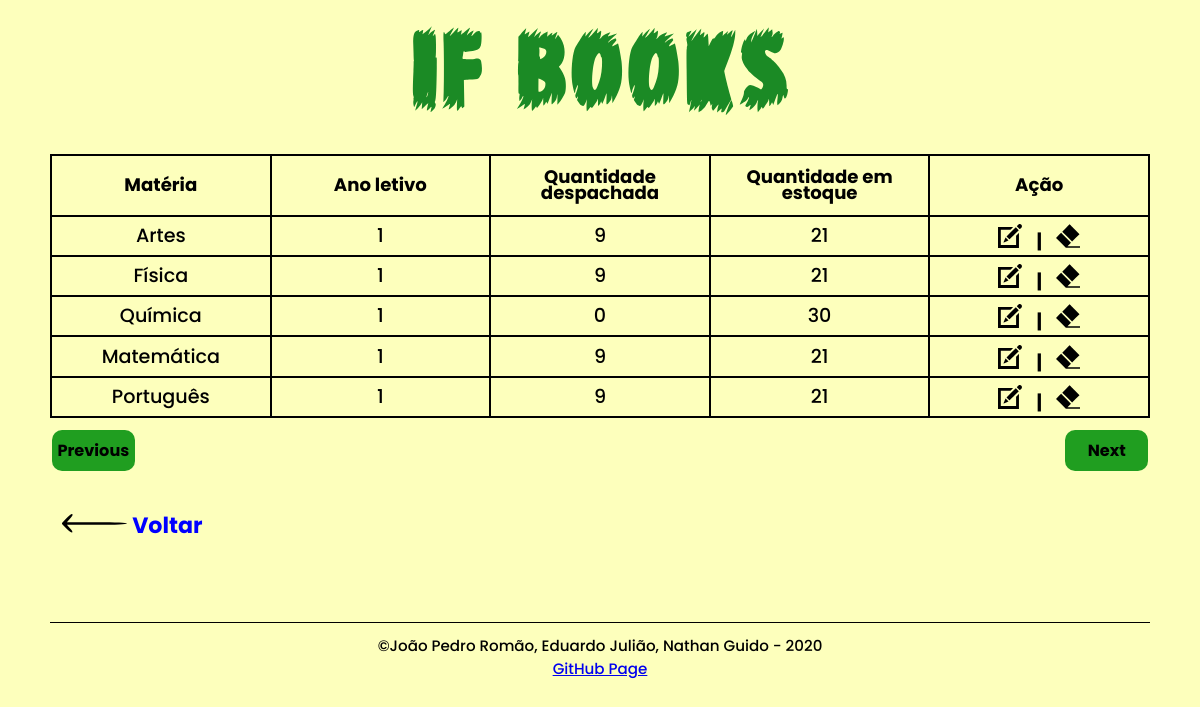
The app's page /Pages/ListaLivro/index.php (signed in) with its own data.
### tables this page shows
CREATE TABLE `livros` (
  `id` int(11) NOT NULL,
  `materia` set('Português','Matemática','Química','Biologia','Física','Inglês','Geografia','Sociologia','História','Artes','Filosofia','Espanhol') NOT NULL,
  `ano` enum('1','2','3','4') NOT NULL,
  `despachado` int(11) NOT NULL,
  `estoque` int(11) NOT NULL
);

### Pages/ListaLivro/index.php (the view, shortened to what this page needs)
<?php
    $page = 1;
    $inicio = $page - 1;
    $inicio = $inicio * $page;
    include("../templates/header.php");
?>
<main id="main">
    <div class="table">
        <table>
            <thead>
                <th>Matéria</th>
                <th>Ano letivo</th>
                <th>Quantidade despachada</th>
                <th>Quantidade em estoque</th>
                <?php
                    if(isset($_SESSION['admin']) && $_SESSION["admin"]){
                        echo
                        "
                            <th>Ação</th>
                        ";
                    }
                ?>
            </thead>
            <tbody>
                <?php
                    include_once("../../connection.php");
                    $sql = "SELECT
                                livros.materia,
                                livros.ano,
                                livros.despachado,
                                livros.estoque
                                FROM livros LIMIT $inicio, 5;
                            ";
                    foreach($pdo->query($sql) as $row){
                ?>
                        <tr>
                            <td>
                                <?php
                                    echo $row['materia'];
                                ?>
                            </td>
                            <td>
                                <?php
                                    echo $row['ano'];
                                ?>
                            </td>
                            <td>
                                <?php
                                    echo $row['despachado'];
                                ?>
                            </td>
                            <td>
                                <?php
                                    echo $row['estoque'];
                                ?>
                            </td>
                            <?php
                                if(isset($_SESSION['admin']) && $_SESSION["admin"]){
                                    echo
                                        "<td>
                                            <button class='btn-action btn-edit'>
                                                <img
                                                    src='../../assets/icons/editIcon.svg'
                                                    alt='Ícone botão de editar'
                                                />
                                            </button>
                                                <strong>|</strong>
                                            <button class='btn-action btn-remove'>
                                                <img
                                                    src='../../assets/icons/removeIcon.svg'
                                                    alt='Ícone botão de excluir'
                                                />
                                            </button>
                                        </td>
                                    ";
                                }
                            ?>
                        </tr>
                <?php
                    }
                ?>
            </tbody>
        </table>
        <a
            class="btn previous-btn"
            href="http://localhost/TCC/Pages/ListaLivro?page=<?php
                    $page--;
                    echo $page;
                ?>"
        >
            Previous
        </a>
        <a
            class="btn next-btn"
            href="http://localhost/TCC/Pages/ListaLivro?page=<?php
                    if(isset($_GET["page"])){
                        $page = $_GET["page"];
                    }
                    else{
                        $page=1;
                    }
                    $page++;
                    echo $page;
                ?>"
        >
            Next
        </a>
    </div>
    <a href="http://localhost/TCC/" class="link-btn">
        <img src="http://localhost/TCC/assets/icons/back.svg" alt="Voltar"/>
            Voltar
    </a>
</main>
<?php
    include("../templates/footer.php");
?>

### assets/styles/global.css (style rules this page uses)
:root { --color-background: #fdff9dad; --color-primary-lighter: #17eb17; --color-primary-light: #27ca27; --color-primary: #209e20; --color-primary-dark: #1a801a; --color-primary-darker: #185a18; --color-secondary: #1d864c; --color-secondary-dark: #0e3d23; --color-secondary-darker: #0b3b21; --color-title-in-primary: #0000ff; --color-title-in-secondary: #63642ead; --color-title-in-secondary-dark: #43441cad; --color-text-in-primary: #000000; --color-text-title: #32264D; --color-text-complement: #9C98A6; --color-text-base: #6A6180; --color-line-in-white: #E6E6F0; --color-input-background: #F8F8FC; --color-button-text: #FFFFFF; --color-box-base: #57AE57; --color-box-base-dark: #649624; --color-box-footer: #FAFAFC; font-size: 60%; }
main { width: 100%; grid-area: main; }
* { margin: 0; padding: 0; box-sizing: border-box; }
html, body, #root { height: 100vh; }
body { background: var(--color-background); }
body, input, button, textarea { font: 500 1.6rem Poppins; color: var(--color-text-base); }
@media (min-width: 700px) { :root { font-size: 63%; } }

### assets/styles/listBook.css (style rules this page uses)
table { width: 100%; }
table, th, td { margin: 0; padding: 0; border: 2px solid black; border-collapse: collapse; }
td, th { width: 16%; text-align: center; }
th { height: 6rem; line-height: 1.6rem; font-size: 2rem; }
td { height: 4rem; line-height: 1.2rem; font-size: 1.8rem; }
#main-div main a.link-btn { color: var(--color-title-in-primary); text-decoration: none; font-weight: bold; font-size: 2.2rem; margin-left: 1.2rem; }

### assets/styles/table.css (style rules this page uses)
.table { display: block; position: relative; margin-bottom: 9rem; width: 100%; }
th { padding: 0.2rem; line-height: 1.6rem; font-size: 1.6rem; }
td { line-height: 1.2rem; font-size: 1.5rem; padding: 0.386rem; }
.btn { display: flex; align-items: center; justify-content: center; width: 8.2rem; margin-top: 1.2rem; padding: 0.8rem; cursor: pointer; color: #000; font-weight: bold; border: none; border-radius: 1rem; text-decoration: none; background: var(--color-primary); transition: 0.5s; }
.next-btn { position: absolute; right: 2px; }
.previous-btn { position: absolute; left: 2px; }
.btn-action { cursor: pointer; border: none; border-radius: 1rem; width: 42px; height: 30px; padding: 0.3rem; background-color: transparent; }
.btn-action img { width: 100%; height: 100%; }
@media (min-width: 700px) { th { font-size: 1.8rem; } }
@media (min-width: 700px) { td { font-size: 1.65rem; } }
@media (min-width: 1030px) { td { font-size: 1.9rem; } }

### records on screen
livros: materia "Artes", ano "1", despachado "9", estoque "21"
livros: materia "Física", ano "1", despachado "9", estoque "21"
livros: materia "Química", ano "1", despachado "0", estoque "30"
livros: materia "Matemática", ano "1", despachado "9", estoque "21"
livros: materia "Português", ano "1", despachado "9", estoque "21"
